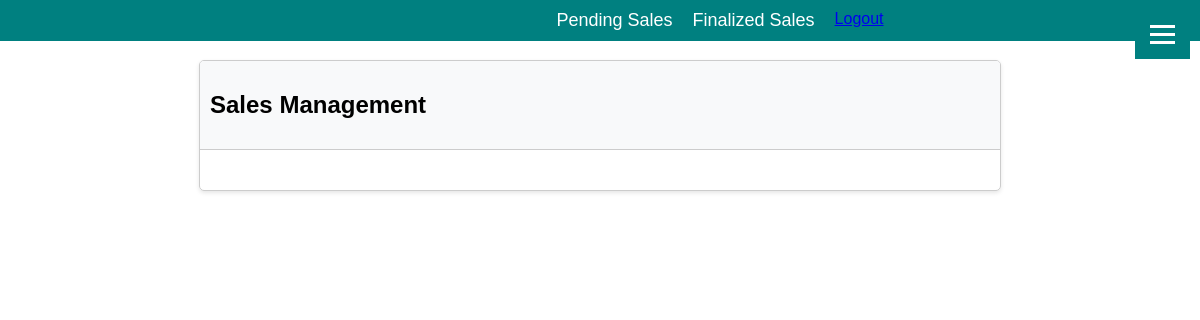
/sales_add/detail/status/77 (signed in), run on an earlier commit of the app's database.
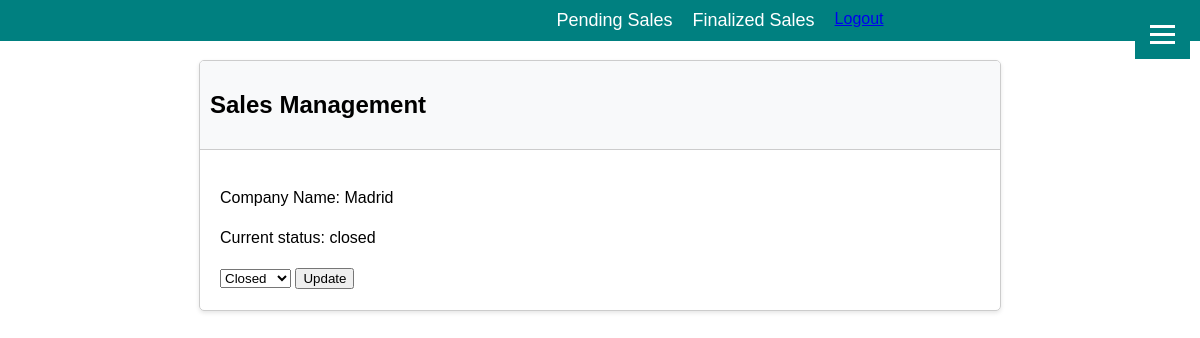
And on a later commit of the database.
### origin/models.py (models this page shows, shortened)
class ProductStatus(models.Model):
    product = models.ForeignKey(Product, on_delete=models.CASCADE)
    company = models.ForeignKey(Company, on_delete=models.CASCADE)
    STATUS_CHOICES = [
        ('pending', 'Pending'),
        ('closed', 'Closed'),
        ('denied', 'Denied'),
    ]
    status = models.CharField(max_length=10, choices=STATUS_CHOICES)
    description = models.TextField()
    date_updated = models.DateTimeField(auto_now=True)

class Company(models.Model):
    user = models.ForeignKey(User, on_delete=models.CASCADE)
    company_name = models.CharField(max_length=1000)
    company_address = models.CharField(max_length=1000)
    owner_number = models.CharField(max_length=20)
    manager_number = models.CharField(max_length=20, blank=True, null=True)

### origin/views.py (the view)
# urls.py: path('sales_add/detail/status/<int:company_id>', views.SalesStatus, name='sales_status'),
@login_required
def SalesStatus(request, company_id):
    statuses = ProductStatus.objects.filter(company_id=company_id)
    return render(request, 'sales_status.html', {'statuses':statuses})

### origin/templates/sales_status.html (shortened to what this page needs)
{% extends "base.html" %}
{% block content %}
<div class="card">
    <div class="card-header">
        <h2>Sales Management</h2>
    </div>
    <div class="card-body">
        {% for status in statuses %}
            <div class="company-card">
                <p>Company Name: {{status.company.company_name}}</p>
                <p>Current status: {{ status.status }}</p>
                <form id="status-form-{{ status.id }}" method="post" data-status-id="{{ status.id }}">
                    <select name="updated_status">
                        <option value="closed" {% if status.status == 'closed' %}selected{% endif %}>Closed</option>
                    </select>
                    <button type="submit">Update</button>
                </form>
            </div>
        {% endfor %}
    </div>
</div>
{% endblock content %}

What changed in the data, as far as the page shows it:
added ProductStatus: company.company_name "Madrid", status "closed", updated_status "Closed"
